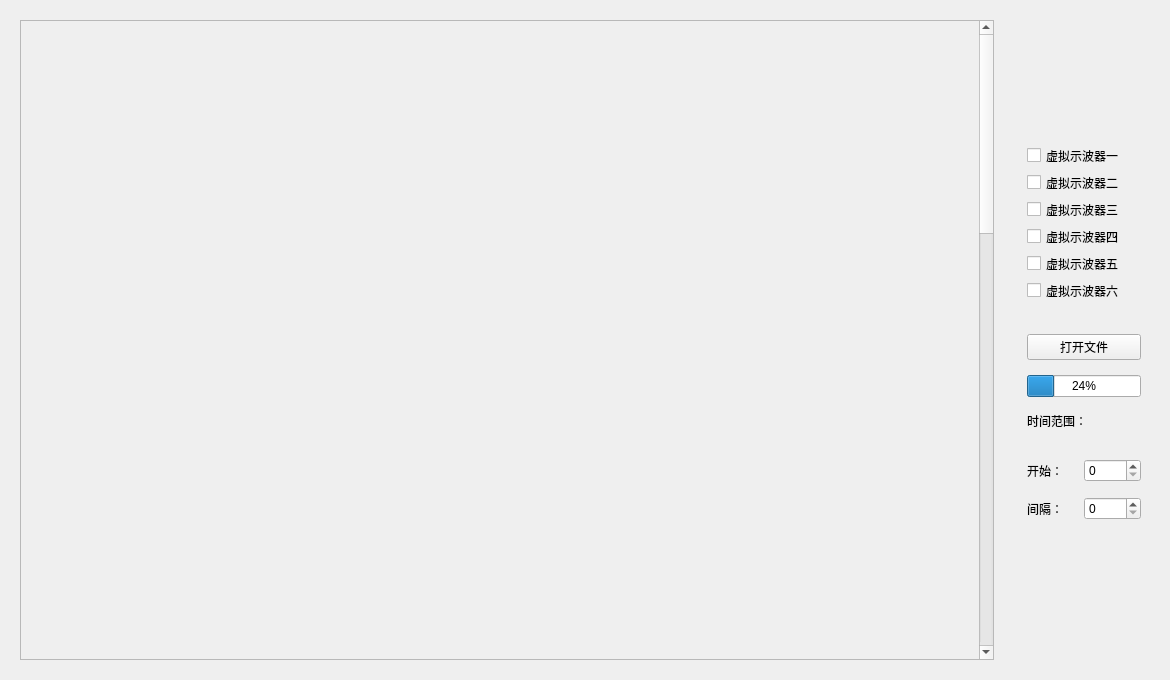
<?xml version="1.0" encoding="UTF-8"?>
<ui version="4.0">
 <class>Show</class>
 <widget class="QWidget" name="Show">
  <property name="geometry">
   <rect>
    <x>0</x>
    <y>0</y>
    <width>1170</width>
    <height>680</height>
   </rect>
  </property>
  <property name="windowTitle">
   <string>Form</string>
  </property>
  <layout class="QGridLayout" name="gridLayout_7">
   <item row="0" column="0">
    <widget class="QWidget" name="widget_13" native="true">
     <layout class="QGridLayout" name="gridLayout_15">
      <item row="0" column="0">
       <widget class="QScrollArea" name="scrollArea">
        <property name="widgetResizable">
         <bool>true</bool>
        </property>
        <widget class="QWidget" name="scrollAreaWidgetContents">
         <property name="geometry">
          <rect>
           <x>0</x>
           <y>0</y>
           <width>959</width>
           <height>1956</height>
          </rect>
         </property>
         <layout class="QGridLayout" name="gridLayout_14">
          <item row="0" column="0">
           <widget class="QWidget" name="widget" native="true">
            <property name="sizePolicy">
             <sizepolicy hsizetype="Preferred" vsizetype="Preferred">
              <horstretch>0</horstretch>
              <verstretch>0</verstretch>
             </sizepolicy>
            </property>
            <layout class="QGridLayout" name="gridLayout_2">
             <item row="0" column="2">
              <widget class="QwtPlot" name="qwtPlot">
               <property name="minimumSize">
                <size>
                 <width>550</width>
                 <height>300</height>
                </size>
               </property>
               <property name="styleSheet">
                <string notr="true">font: 9pt &quot;微软雅黑&quot;;</string>
               </property>
               <property name="canvasBackground" stdset="0">
                <brush brushstyle="SolidPattern">
                 <color alpha="255">
                  <red>240</red>
                  <green>240</green>
                  <blue>240</blue>
                 </color>
                </brush>
               </property>
               <property name="autoReplot" stdset="0">
                <bool>true</bool>
               </property>
              </widget>
             </item>
            </layout>
           </widget>
          </item>
          <item row="1" column="0">
           <widget class="QWidget" name="widget_15" native="true">
            <property name="sizePolicy">
             <sizepolicy hsizetype="Preferred" vsizetype="Preferred">
              <horstretch>0</horstretch>
              <verstretch>0</verstretch>
             </sizepolicy>
            </property>
            <layout class="QGridLayout" name="gridLayout_16">
             <item row="0" column="1">
              <widget class="QwtPlot" name="qwtPlot_2">
               <property name="minimumSize">
                <size>
                 <width>550</width>
                 <height>300</height>
                </size>
               </property>
               <property name="styleSheet">
                <string notr="true">font: 9pt &quot;微软雅黑&quot;;</string>
               </property>
               <property name="canvasBackground" stdset="0">
                <brush brushstyle="SolidPattern">
                 <color alpha="255">
                  <red>240</red>
                  <green>240</green>
                  <blue>240</blue>
                 </color>
                </brush>
               </property>
               <property name="autoReplot" stdset="0">
                <bool>true</bool>
               </property>
              </widget>
             </item>
            </layout>
           </widget>
          </item>
          <item row="2" column="0">
           <widget class="QWidget" name="widget_16" native="true">
            <property name="sizePolicy">
             <sizepolicy hsizetype="Preferred" vsizetype="Preferred">
              <horstretch>0</horstretch>
              <verstretch>0</verstretch>
             </sizepolicy>
            </property>
            <layout class="QGridLayout" name="gridLayout_17">
             <item row="0" column="1">
              <widget class="QwtPlot" name="qwtPlot_3">
               <property name="minimumSize">
                <size>
                 <width>550</width>
                 <height>300</height>
                </size>
               </property>
               <property name="styleSheet">
                <string notr="true">font: 9pt &quot;微软雅黑&quot;;</string>
               </property>
               <property name="canvasBackground" stdset="0">
                <brush brushstyle="SolidPattern">
                 <color alpha="255">
                  <red>240</red>
                  <green>240</green>
                  <blue>240</blue>
                 </color>
                </brush>
               </property>
               <property name="autoReplot" stdset="0">
                <bool>true</bool>
               </property>
              </widget>
             </item>
            </layout>
           </widget>
          </item>
          <item row="3" column="0">
           <widget class="QWidget" name="widget_17" native="true">
            <property name="sizePolicy">
             <sizepolicy hsizetype="Preferred" vsizetype="Preferred">
              <horstretch>0</horstretch>
              <verstretch>0</verstretch>
             </sizepolicy>
            </property>
            <layout class="QGridLayout" name="gridLayout_18">
             <item row="0" column="1">
              <widget class="QwtPlot" name="qwtPlot_4">
               <property name="minimumSize">
                <size>
                 <width>550</width>
                 <height>300</height>
                </size>
               </property>
               <property name="styleSheet">
                <string notr="true">font: 9pt &quot;微软雅黑&quot;;</string>
               </property>
               <property name="canvasBackground" stdset="0">
                <brush brushstyle="SolidPattern">
                 <color alpha="255">
                  <red>240</red>
                  <green>240</green>
                  <blue>240</blue>
                 </color>
                </brush>
               </property>
               <property name="autoReplot" stdset="0">
                <bool>true</bool>
               </property>
              </widget>
             </item>
            </layout>
           </widget>
          </item>
          <item row="4" column="0">
           <widget class="QWidget" name="widget_18" native="true">
            <property name="sizePolicy">
             <sizepolicy hsizetype="Preferred" vsizetype="Preferred">
              <horstretch>0</horstretch>
              <verstretch>0</verstretch>
             </sizepolicy>
            </property>
            <layout class="QGridLayout" name="gridLayout_19">
             <item row="0" column="1">
              <widget class="QwtPlot" name="qwtPlot_5">
               <property name="minimumSize">
                <size>
                 <width>550</width>
                 <height>300</height>
                </size>
               </property>
               <property name="styleSheet">
                <string notr="true">font: 9pt &quot;微软雅黑&quot;;</string>
               </property>
               <property name="canvasBackground" stdset="0">
                <brush brushstyle="SolidPattern">
                 <color alpha="255">
                  <red>240</red>
                  <green>240</green>
                  <blue>240</blue>
                 </color>
                </brush>
               </property>
               <property name="autoReplot" stdset="0">
                <bool>true</bool>
               </property>
              </widget>
             </item>
            </layout>
           </widget>
          </item>
          <item row="5" column="0">
           <widget class="QWidget" name="widget_19" native="true">
            <property name="sizePolicy">
             <sizepolicy hsizetype="Preferred" vsizetype="Preferred">
              <horstretch>0</horstretch>
              <verstretch>0</verstretch>
             </sizepolicy>
            </property>
            <layout class="QGridLayout" name="gridLayout_20">
             <item row="0" column="1">
              <widget class="QwtPlot" name="qwtPlot_6">
               <property name="minimumSize">
                <size>
                 <width>550</width>
                 <height>300</height>
                </size>
               </property>
               <property name="styleSheet">
                <string notr="true">font: 9pt &quot;微软雅黑&quot;;</string>
               </property>
               <property name="canvasBackground" stdset="0">
                <brush brushstyle="SolidPattern">
                 <color alpha="255">
                  <red>240</red>
                  <green>240</green>
                  <blue>240</blue>
                 </color>
                </brush>
               </property>
               <property name="autoReplot" stdset="0">
                <bool>true</bool>
               </property>
              </widget>
             </item>
            </layout>
           </widget>
          </item>
         </layout>
        </widget>
       </widget>
      </item>
     </layout>
    </widget>
   </item>
   <item row="0" column="1">
    <widget class="QWidget" name="widget_20" native="true">
     <property name="maximumSize">
      <size>
       <width>200</width>
       <height>425</height>
      </size>
     </property>
     <layout class="QGridLayout" name="gridLayout_6">
      <item row="0" column="0">
       <widget class="QWidget" name="widget_14" native="true">
        <property name="sizePolicy">
         <sizepolicy hsizetype="Fixed" vsizetype="Fixed">
          <horstretch>0</horstretch>
          <verstretch>0</verstretch>
         </sizepolicy>
        </property>
        <property name="maximumSize">
         <size>
          <width>132</width>
          <height>174</height>
         </size>
        </property>
        <layout class="QGridLayout" name="gridLayout_12">
         <item row="0" column="0">
          <widget class="QCheckBox" name="checkBox">
           <property name="styleSheet">
            <string notr="true">font: 9pt &quot;微软雅黑&quot;;
gridline-color: rgb(0, 0, 255);</string>
           </property>
           <property name="text">
            <string>虚拟示波器一</string>
           </property>
          </widget>
         </item>
         <item row="1" column="0">
          <widget class="QCheckBox" name="checkBox_2">
           <property name="styleSheet">
            <string notr="true">font: 9pt &quot;微软雅黑&quot;;</string>
           </property>
           <property name="text">
            <string>虚拟示波器二</string>
           </property>
          </widget>
         </item>
         <item row="2" column="0">
          <widget class="QCheckBox" name="checkBox_3">
           <property name="styleSheet">
            <string notr="true">font: 9pt &quot;微软雅黑&quot;;</string>
           </property>
           <property name="text">
            <string>虚拟示波器三</string>
           </property>
          </widget>
         </item>
         <item row="3" column="0">
          <widget class="QCheckBox" name="checkBox_4">
           <property name="styleSheet">
            <string notr="true">font: 9pt &quot;微软雅黑&quot;;</string>
           </property>
           <property name="text">
            <string>虚拟示波器四</string>
           </property>
          </widget>
         </item>
         <item row="4" column="0">
          <widget class="QCheckBox" name="checkBox_5">
           <property name="styleSheet">
            <string notr="true">font: 9pt &quot;微软雅黑&quot;;</string>
           </property>
           <property name="text">
            <string>虚拟示波器五</string>
           </property>
          </widget>
         </item>
         <item row="5" column="0">
          <widget class="QCheckBox" name="checkBox_6">
           <property name="styleSheet">
            <string notr="true">font: 9pt &quot;微软雅黑&quot;;</string>
           </property>
           <property name="text">
            <string>虚拟示波器六</string>
           </property>
          </widget>
         </item>
        </layout>
       </widget>
      </item>
      <item row="1" column="0">
       <widget class="QWidget" name="widget_2" native="true">
        <property name="sizePolicy">
         <sizepolicy hsizetype="Fixed" vsizetype="Fixed">
          <horstretch>0</horstretch>
          <verstretch>0</verstretch>
         </sizepolicy>
        </property>
        <property name="minimumSize">
         <size>
          <width>1</width>
          <height>0</height>
         </size>
        </property>
        <property name="maximumSize">
         <size>
          <width>132</width>
          <height>227</height>
         </size>
        </property>
        <layout class="QGridLayout" name="gridLayout_5">
         <item row="2" column="0">
          <widget class="QWidget" name="widget_12" native="true">
           <property name="sizePolicy">
            <sizepolicy hsizetype="Preferred" vsizetype="Fixed">
             <horstretch>0</horstretch>
             <verstretch>0</verstretch>
            </sizepolicy>
           </property>
           <layout class="QGridLayout" name="gridLayout">
            <property name="leftMargin">
             <number>0</number>
            </property>
            <property name="topMargin">
             <number>0</number>
            </property>
            <property name="rightMargin">
             <number>0</number>
            </property>
            <property name="bottomMargin">
             <number>0</number>
            </property>
            <property name="spacing">
             <number>0</number>
            </property>
            <item row="0" column="0">
             <widget class="QLabel" name="label_5">
              <property name="sizePolicy">
               <sizepolicy hsizetype="Preferred" vsizetype="Preferred">
                <horstretch>0</horstretch>
                <verstretch>0</verstretch>
               </sizepolicy>
              </property>
              <property name="minimumSize">
               <size>
                <width>114</width>
                <height>12</height>
               </size>
              </property>
              <property name="styleSheet">
               <string notr="true">font: 9pt &quot;微软雅黑&quot;;</string>
              </property>
              <property name="text">
               <string>时间范围：</string>
              </property>
             </widget>
            </item>
            <item row="1" column="0">
             <widget class="QLabel" name="label_timerange">
              <property name="styleSheet">
               <string notr="true">font: 9pt &quot;微软雅黑&quot;;</string>
              </property>
              <property name="text">
               <string/>
              </property>
             </widget>
            </item>
           </layout>
          </widget>
         </item>
         <item row="3" column="0">
          <widget class="QWidget" name="widget_3" native="true">
           <property name="sizePolicy">
            <sizepolicy hsizetype="Preferred" vsizetype="Fixed">
             <horstretch>0</horstretch>
             <verstretch>0</verstretch>
            </sizepolicy>
           </property>
           <layout class="QGridLayout" name="gridLayout_3">
            <property name="leftMargin">
             <number>0</number>
            </property>
            <property name="topMargin">
             <number>0</number>
            </property>
            <property name="rightMargin">
             <number>0</number>
            </property>
            <property name="bottomMargin">
             <number>0</number>
            </property>
            <property name="spacing">
             <number>0</number>
            </property>
            <item row="0" column="0">
             <widget class="QLabel" name="label">
              <property name="styleSheet">
               <string notr="true">font: 9pt &quot;微软雅黑&quot;;</string>
              </property>
              <property name="text">
               <string>开始：</string>
              </property>
             </widget>
            </item>
            <item row="0" column="1">
             <widget class="QSpinBox" name="spinBox"/>
            </item>
           </layout>
          </widget>
         </item>
         <item row="4" column="0">
          <widget class="QWidget" name="widget_4" native="true">
           <property name="sizePolicy">
            <sizepolicy hsizetype="Preferred" vsizetype="Fixed">
             <horstretch>0</horstretch>
             <verstretch>0</verstretch>
            </sizepolicy>
           </property>
           <layout class="QGridLayout" name="gridLayout_4">
            <property name="leftMargin">
             <number>0</number>
            </property>
            <property name="topMargin">
             <number>0</number>
            </property>
            <property name="rightMargin">
             <number>0</number>
            </property>
            <property name="bottomMargin">
             <number>0</number>
            </property>
            <property name="spacing">
             <number>0</number>
            </property>
            <item row="0" column="0">
             <widget class="QLabel" name="label_2">
              <property name="styleSheet">
               <string notr="true">font: 9pt &quot;微软雅黑&quot;;</string>
              </property>
              <property name="text">
               <string>间隔：</string>
              </property>
             </widget>
            </item>
            <item row="0" column="1">
             <widget class="QSpinBox" name="spinBox_2"/>
            </item>
           </layout>
          </widget>
         </item>
         <item row="1" column="0">
          <widget class="QProgressBar" name="progressBar_readfile">
           <property name="styleSheet">
            <string notr="true">font: 9pt &quot;微软雅黑&quot;;</string>
           </property>
           <property name="value">
            <number>24</number>
           </property>
          </widget>
         </item>
         <item row="0" column="0">
          <widget class="QPushButton" name="pushButton_openfile">
           <property name="sizePolicy">
            <sizepolicy hsizetype="Preferred" vsizetype="Fixed">
             <horstretch>0</horstretch>
             <verstretch>0</verstretch>
            </sizepolicy>
           </property>
           <property name="styleSheet">
            <string notr="true">font: 9pt &quot;微软雅黑&quot;;</string>
           </property>
           <property name="text">
            <string>打开文件</string>
           </property>
          </widget>
         </item>
        </layout>
       </widget>
      </item>
     </layout>
    </widget>
   </item>
  </layout>
 </widget>
 <customwidgets>
  <customwidget>
   <class>QwtPlot</class>
   <extends>QFrame</extends>
   <header>qwt_plot.h</header>
   <container>1</container>
  </customwidget>
 </customwidgets>
 <resources/>
 <connections/>
</ui>
